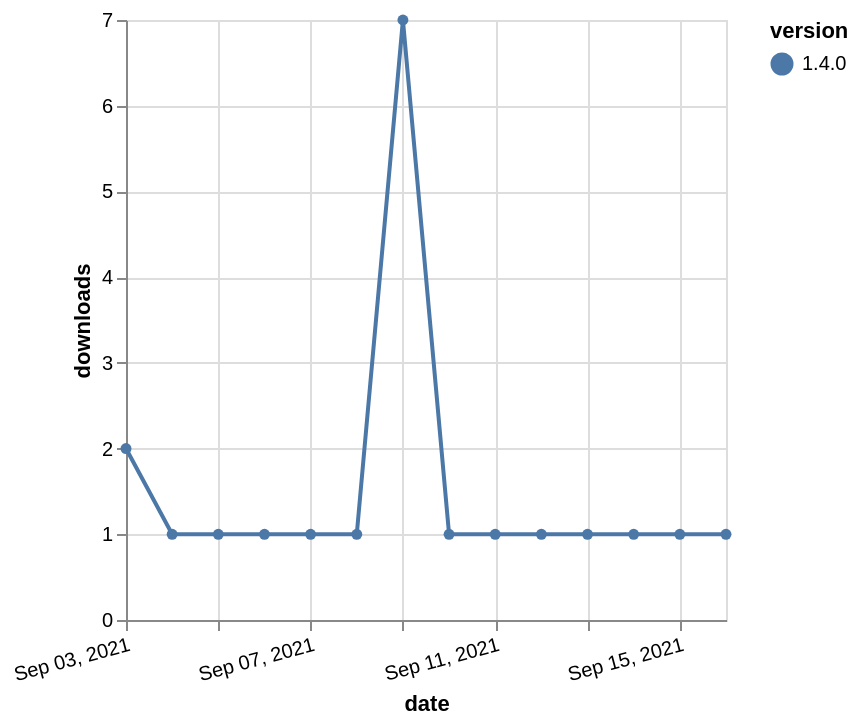

Write the Vega-Lite specification saved for this chart.
### Vega-Lite specification from a JSON file in a GitHub repository (floating-point values rounded to 4 significant figures)
{"$schema": "https://vega.github.io/schema/vega-lite/v5.json", "description": "A simple bar chart with embedded data.", "data": {"values": [{"date": "2021-09-03", "total": 503, "delta": 2, "version": "1.4.0"}, {"date": "2021-09-04", "total": 504, "delta": 1, "version": "1.4.0"}, {"date": "2021-09-05", "total": 505, "delta": 1, "version": "1.4.0"}, {"date": "2021-09-06", "total": 506, "delta": 1, "version": "1.4.0"}, {"date": "2021-09-07", "total": 507, "delta": 1, "version": "1.4.0"}, {"date": "2021-09-08", "total": 508, "delta": 1, "version": "1.4.0"}, {"date": "2021-09-09", "total": 515, "delta": 7, "version": "1.4.0"}, {"date": "2021-09-10", "total": 516, "delta": 1, "version": "1.4.0"}, {"date": "2021-09-11", "total": 517, "delta": 1, "version": "1.4.0"}, {"date": "2021-09-12", "total": 518, "delta": 1, "version": "1.4.0"}, {"date": "2021-09-13", "total": 519, "delta": 1, "version": "1.4.0"}, {"date": "2021-09-14", "total": 520, "delta": 1, "version": "1.4.0"}, {"date": "2021-09-15", "total": 521, "delta": 1, "version": "1.4.0"}, {"date": "2021-09-16", "total": 522, "delta": 1, "version": "1.4.0"}]}, "width": "container", "mark": {"type": "line", "point": {"filled": true}}, "encoding": {"x": {"field": "date", "type": "temporal", "timeUnit": "yearmonthdate", "title": "date", "axis": {"labelAngle": -15}}, "y": {"field": "delta", "type": "quantitative", "title": "downloads"}, "color": {"field": "version", "type": "nominal"}, "tooltip": {"field": "delta"}}}
